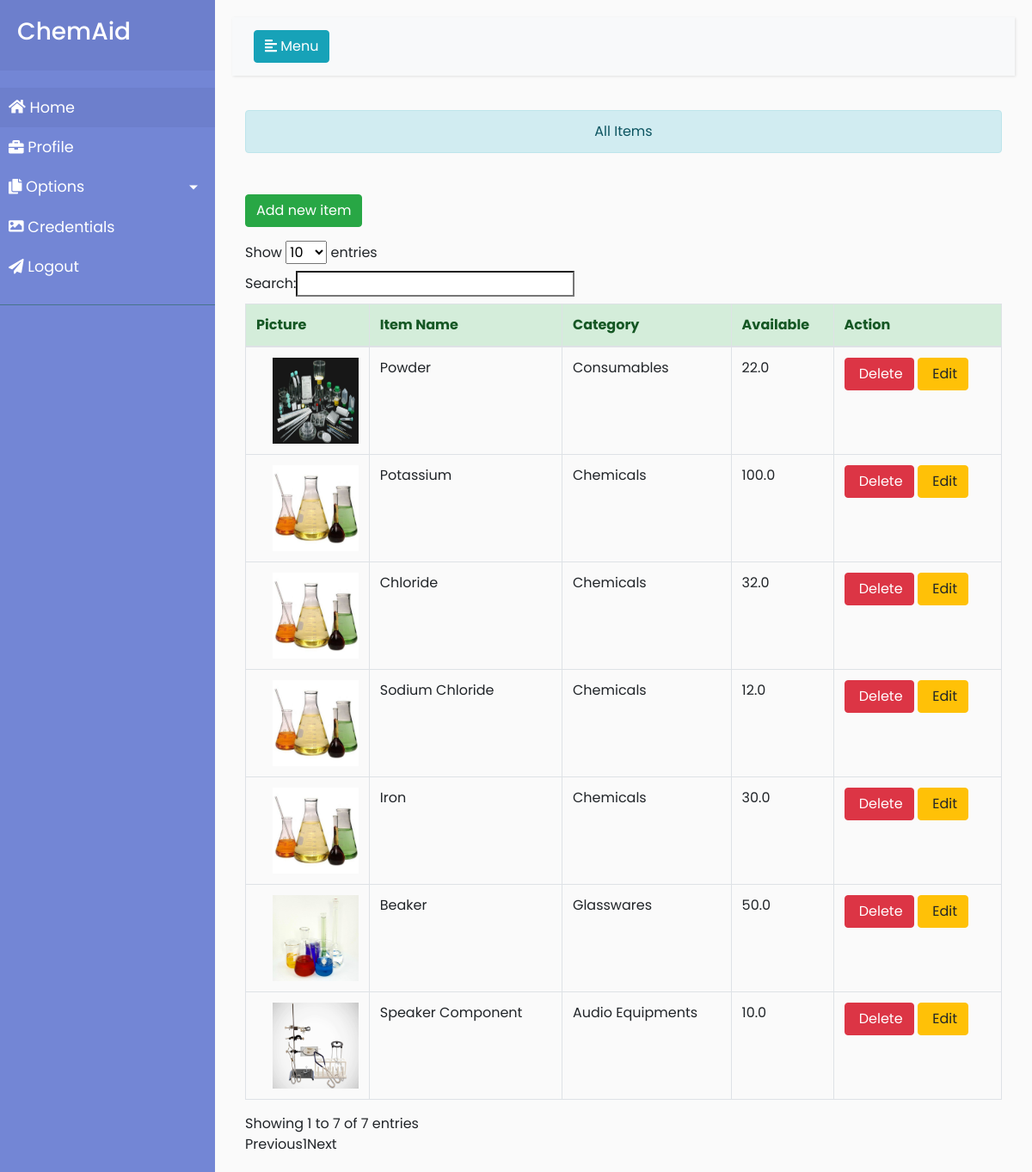
The app's page /ChemAid/admin/home/items with its own data.
### Items/models.py (models this page shows, shortened)
class Item(models.Model):
    name = models.CharField(max_length=255)
    categories = models.ManyToManyField(Category)
    available = models.FloatField(default=0)
    picture = models.ImageField(blank=False, upload_to = 'profile_pics')
    description = models.CharField(max_length=500)

class Category(models.Model):
    name = models.CharField(max_length=255, unique=True)
    picture = models.FileField()

### Items/views.py (the view, shortened to what this page needs)
# urls.py: url(r'^ChemAid/admin/home/items$', views.items, name="items"),
def items(request): #add item (admin)
    items = Item.objects.all()
    categories = Category.objects.all()
    return render(request, "items/items.html", {"items": items, "categories": categories})

### Items/templates/items/items.html (shortened to what this page needs)
{% extends 'adminbase.html' %}
{% block content %}
    {% load staticfiles %}
<div class="container-fluid">
    <div id="wrapper">
        <main id="page-content-wrapper" role="main">
        <div>
        <center><div class="alert alert-info" style='margin:0 auto;'>All Items</div></center>
        <br /><br />
        <a href="#" id="add_item" class="btn btn-success">Add new item</a>
        <div id="item_table" >
            <table id="table" class="table table-bordered">
                <thead class="alert-success">
                <tr>
                    <th>Picture</th>
                    <th>Item Name</th>
                    <th>Category</th>
                    <th>Available</th>
                    <th>Action</th>
                </tr>
                </thead>
                <tbody>
                {% for item in items %}
                    <tr>
                        <td><img  src="{{ item.picture.url }}" height="100" width="100" class="img-responsive" align="right"></td>
                        <td>{{ item.name }}</td>
                        <td>{{ item.categories.all.0.name }}</td>
                        <td>{{ item.available }}</td>
                        <td><a class="btn btn-danger delitem_id" href="{% url 'delete_item' item.id %}"> Delete</a>
                            <a href="#" data-id="{{ item.id }}" class="btn btn-warning editButton eitem_id">
                                 Edit</a></td>
                    </tr>
                {% endfor %}
                </tbody>
            </table>
        </div>
    </div>
</div>
    </div>
</div>
{% endblock %}

### Users/templates/adminbase.html (shortened to what this page needs)
<!DOCTYPE html>
<html>
<head>
    <link rel="stylesheet" href="https://stackpath.bootstrapcdn.com/bootstrap/4.1.0/css/bootstrap.min.css">
    <link rel="stylesheet" href="/static/home/media/style4.css">
</head>
<body>
    <div class="wrapper">
        <nav id="sidebar">
            <div class="sidebar-header">
                <h3>ChemAid</h3>
            </div>
            <ul class="list-unstyled components">
                <li class="active">
                    <a href="{% url 'adminhome' %}">
                        <i class="fas fa-home"></i>
                        Home
                    </a>
                </li>
                <li>
                    <a href="{% url 'adminprofile' %}">
                        <i class="fas fa-briefcase"></i>
                        Profile
                    </a>
                    <a href="#options" data-toggle="collapse" aria-expanded="false" class="dropdown-toggle">
                        <i class="fas fa-copy"></i>
                        Options
                    </a>
                </li>
                <li>
                    <a href="#">
                        <i class="fas fa-image"></i>
                        Credentials
                    </a>
                </li>
                <li>
                    <a href="{% url 'log_out' %}">
                        <i class="fas fa-paper-plane"></i>
                        Logout
                    </a>
                </li>
    		</ul>
        </nav>
        <div id="content">
            <nav class="navbar navbar-expand-lg navbar-light bg-light">
                <div class="container-fluid">
                    <button type="button" id="sidebarCollapse" class="btn btn-info">
                        <i class="fas fa-align-left"></i>
                        <span>Menu</span>
                    </button>
                </div>
            </nav>
    {% block content %}
    {% endblock %}
</body>
</html>

### Users/static/home/media/style4.css (style rules this page uses)
body { font-family: 'Poppins', sans-serif; background: #fafafa; }
a, a:hover, a:focus { color: inherit; text-decoration: none; transition: all 0.3s; }
.navbar { padding: 15px 10px; background: #fff; border: none; border-radius: 0; margin-bottom: 40px; box-shadow: 1px 1px 3px rgba(0, 0, 0, 0.1); }
i, span { display: inline-block; }
.wrapper { display: flex; align-items: stretch; }
#sidebar { min-width: 250px; max-width: 250px; background: #7386D5; color: #fff; transition: all 0.3s; }
#sidebar ul li a { text-align: left; }
#sidebar .sidebar-header { padding: 20px; background: #6d7fcc; }
#sidebar ul.components { padding: 20px 0; border-bottom: 1px solid #47748b; }
#sidebar ul li a { padding: 10px; font-size: 1.1em; display: block; }
#sidebar ul li.active>a, a[aria-expanded="true"] { color: #fff; background: #6d7fcc; }
a[data-toggle="collapse"] { position: relative; }
.dropdown-toggle::after { display: block; position: absolute; top: 50%; right: 20px; transform: translateY(-50%); }
#content { width: 100%; padding: 20px; min-height: 100vh; transition: all 0.3s; }

### records on screen
Item: picture (picture), name "Powder", categories.all.0.name "Consumables", available "22.0"
Item: picture (picture), name "Potassium", categories.all.0.name "Chemicals", available "100.0"
Item: picture (picture), name "Chloride", categories.all.0.name "Chemicals", available "32.0"
Item: picture (picture), name "Sodium Chloride", categories.all.0.name "Chemicals", available "12.0"
Item: picture (picture), name "Iron", categories.all.0.name "Chemicals", available "30.0"
Item: picture (picture), name "Beaker", categories.all.0.name "Glasswares", available "50.0"
Item: picture (picture), name "Speaker Component", categories.all.0.name "Audio Equipments", available "10.0"
